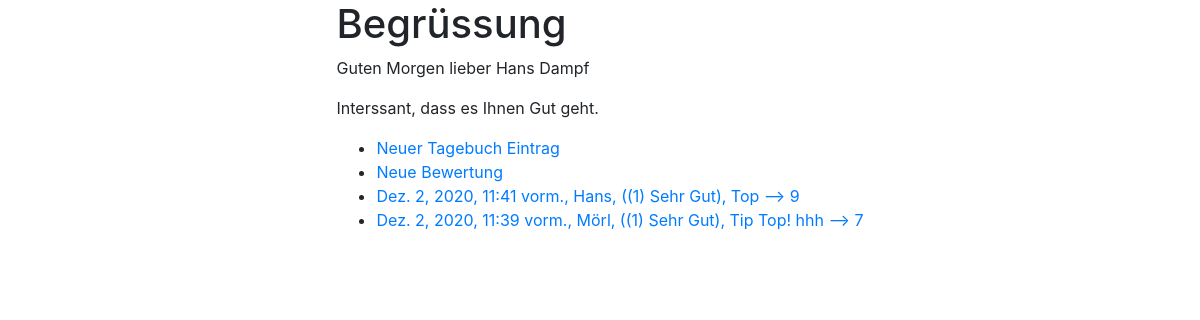
Before: / with the older database file.
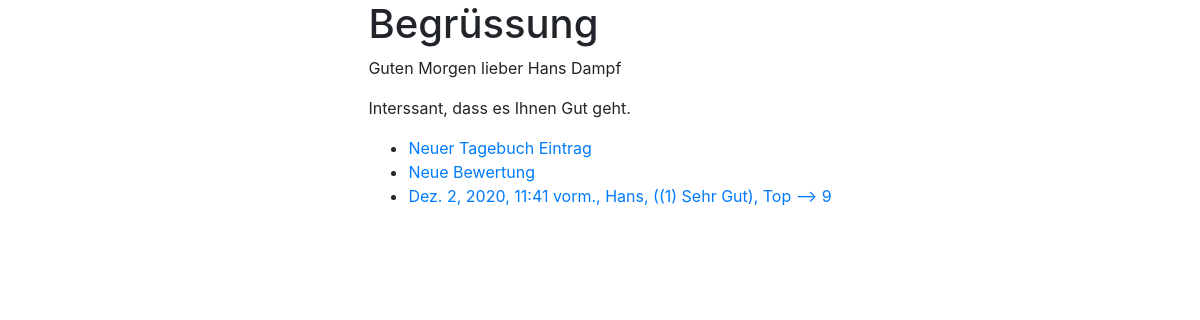
After: the same page with the newer database file.
### app1/models.py (models this page shows)
class Tagebuch(models.Model):
    name = models.CharField(max_length=50)
    zeitpunkt = models.DateTimeField(auto_now=False, auto_now_add=True)
    kommentar = models.TextField()
    bewertung = models.ForeignKey(Bewertung, on_delete=models.CASCADE)
    def __str__(self):
        return self.name+", ("+str(self.bewertung)+"), "+self.kommentar
    class Meta:
        verbose_name_plural = "Tagebuch"

class Bewertung(models.Model):
    slug = models.CharField(max_length=20, unique=True)
    beschreibung = models.CharField(max_length=50)
    wert = models.IntegerField()
    def __str__(self):
        return "("+str(self.wert)+") "+self.slug
    class Meta:
        verbose_name_plural = "Bewertung"

### app1/views.py (the view)
# urls.py: path('', views.index, name='index'),
def index(request):
    template = 'app1/base.html'
    tupel = ("Hans Dampf","Gut","lieber")
    tabelle = Tagebuch.objects.all().order_by("-bewertung")
    return render(request,template,{'parameter':tupel, 'tabelle': tabelle})

### app1/templates/app1/base.html (shortened to what this page needs)
<!doctype html>
<html lang="de">
  <head>
    <link rel="stylesheet" href="https://cdn.jsdelivr.net/npm/bootstrap@4.5.3/dist/css/bootstrap.min.css">
  </head>
  <body>
  <div class="container">
    <div class="row justify-content-md-center">
      <div class ="col-md-auto">
        <h1>{% block h1 %}Begrüssung{% endblock h1 %}</h1>
        {% block content %}
        <p>Guten Morgen {{parameter.2}} {{parameter.0}}</p>
        <p>Interssant, dass es Ihnen {{parameter.1}} geht.</p>
        <ul>
          <li><a href="/tagebuchdetail/neu">Neuer Tagebuch Eintrag</a></li>
          <li><a href="/bewertung/neu">Neue Bewertung</a></li>
        {% for zeile in tabelle %}
          <li><a href="/tagebuchdetail/{{zeile.id}}">{{zeile.zeitpunkt}}, {{zeile}} --> {{ zeile.id}}</a></li>
        {% endfor %}
        </ul>
        {% endblock content %}
      </div>
    </div>
  </div>
  </body>
</html>

Changed rows visible on the page:
removed Tagebuch: zeitpunkt "Dez. 2, 2020, 11:39 vorm.", name+bewertung+kommentar "Mörl, ((1) Sehr Gut), Tip Top! hhh", id "7"
